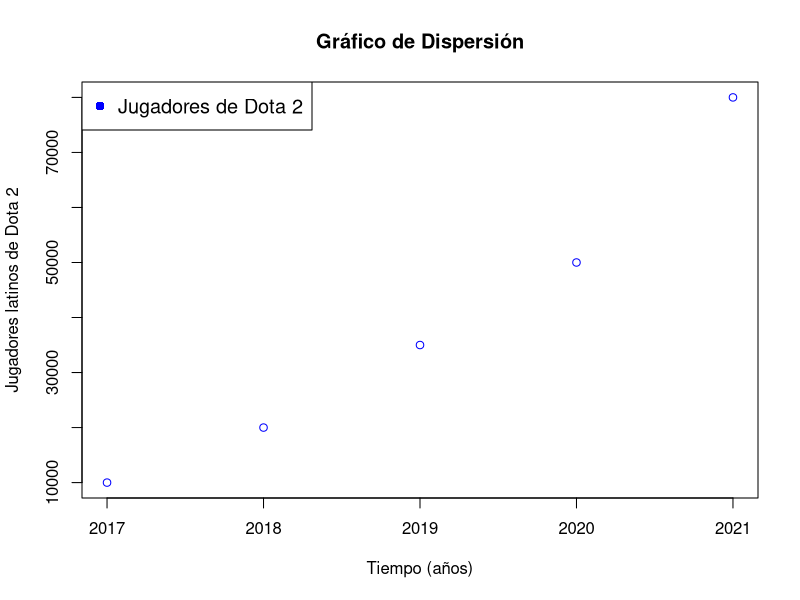

Reproduce this figure in R.
tiempo <- c(2017, 2018, 2019, 2020, 2021)
jugadores <- c(10000, 20000, 35000, 50000, 80000)

plot( tiempo, jugadores, col="blue", xlab="Tiempo (años)", ylab="Jugadores latinos de Dota 2" )

title( main="Gráfico de Dispersión" )

legend( "topleft", legend="Jugadores de Dota 2", col="blue", pch=16, cex=1.2 )

par( cex.main=1.5, cex.lab=1.2 )
